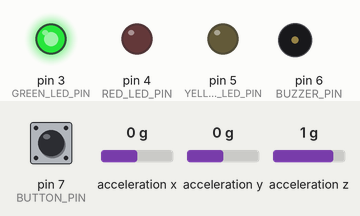
This sketch was run on a simulated Arduino Uno, built with avr-gcc and run on an emulated ATmega328P. Parts: output pins drawn as LEDs (lit = HIGH), buzzer (waves = sounding). Inputs (shaded band) come from the test bench; at power-on: pin 7 (BUTTON_PIN) HIGH, acceleration x 0 g, acceleration y 0 g, acceleration z 1 g. What the sketch prints to the serial monitor is not drawn.

Above: at 1.3 s.
1.4 s: pin 7 (BUTTON_PIN) pulled LOW for 1 s
At 3.1 s:
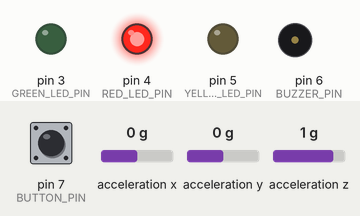
3.9 s: pin 7 (BUTTON_PIN) pulled LOW for 3.2 s
At 6.4 s:
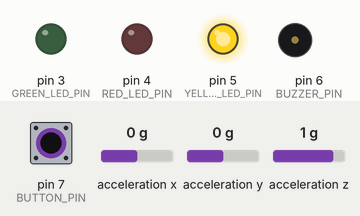
8.6 s: pin 7 (BUTTON_PIN) pulled LOW for 1 s
At 10.8 s:
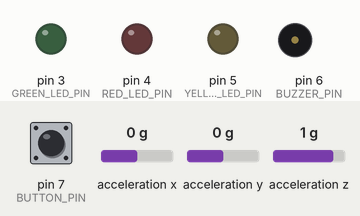
11.8 s: pin 7 (BUTTON_PIN) pulled LOW for 0.6 s
At 12.41 s:
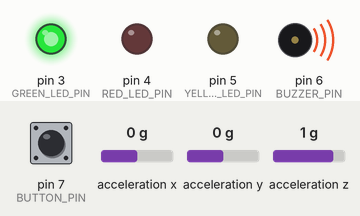
14.0 s: acceleration x set to -0.9 g
15.5 s: acceleration x set to -1.2 g
At 16.6 s:
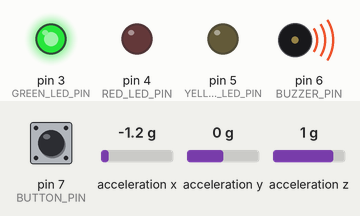
Timing chart, 0 to 18.3 s (numbered marks = the images above; inputs shaded):
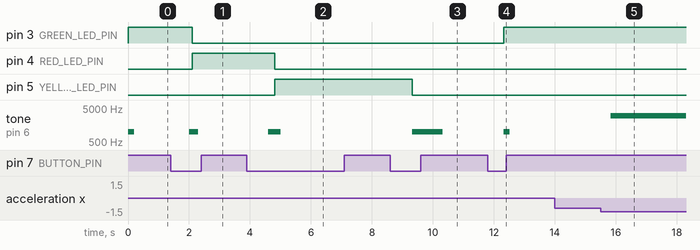

The sketch:

portabeantitheft.ino
```cpp
#include <Wire.h>
#include <Adafruit_Sensor.h>
#include <Adafruit_ADXL345_U.h>
#include <SoftwareSerial.h>

// Pin definitions
#define BUZZER_PIN 6       // Buzzer connected to digital pin 6
#define BUTTON_PIN 7       // Button connected to digital pin 7
#define GREEN_LED_PIN 3  // Green LED for Accelerometer-Only Mode
#define RED_LED_PIN 4    // Red LED for Bluetooth-Only Mode
#define YELLOW_LED_PIN 5 // Yellow LED for Combined Mode

// Accelerometer object
Adafruit_ADXL345_Unified accel = Adafruit_ADXL345_Unified(12345);

// Bluetooth setup
SoftwareSerial BTSerial(10, 11); // RX (pin 10) | TX (pin 11)

// Mode enumeration
enum Mode { ACCELEROMETER_ONLY, BLUETOOTH_ONLY, COMBINED, DISABLED };
Mode currentMode = ACCELEROMETER_ONLY;

// Variables for Bluetooth connection
unsigned long lastHeartbeatTime = 0;
const unsigned long heartbeatTimeout = 10000; // 10-second timeout
bool isConnected = false;

// Button debouncing variables
unsigned long lastDebounceTime = 0;
const unsigned long debounceDelay = 50; // Debounce delay in milliseconds
int buttonState = HIGH;
int lastButtonState = HIGH;

void setup() {
    Serial.begin(9600);

    // Initialize buzzer
    pinMode(BUZZER_PIN, OUTPUT);
    digitalWrite(BUZZER_PIN, LOW); // Start with buzzer off

    // Initialize LEDs
    pinMode(GREEN_LED_PIN, OUTPUT);
    pinMode(RED_LED_PIN, OUTPUT);
    pinMode(YELLOW_LED_PIN, OUTPUT);
    digitalWrite(GREEN_LED_PIN, LOW);
    digitalWrite(RED_LED_PIN, LOW);
    digitalWrite(YELLOW_LED_PIN, LOW);


    // Initialize accelerometer
    if (!accel.begin()) {
        Serial.println("ADXL345 not detected. Check wiring!");
        while (1);
    }
    accel.setRange(ADXL345_RANGE_16_G); // Set sensitivity

    // Initialize Bluetooth
    BTSerial.begin(9600);

    // Initialize button
    pinMode(BUTTON_PIN, INPUT_PULLUP);

    // Play initial mode feedback
    playModeFeedback();
    updateLEDs(); // Update LEDs based on the initial mode
}

void loop() {
    // Check button press to cycle modes
    int reading = digitalRead(BUTTON_PIN);

    // Debounce the button
    if (reading != lastButtonState) {
        lastDebounceTime = millis();
    }

    if ((millis() - lastDebounceTime) > debounceDelay) {
        if (reading != buttonState) {
            buttonState = reading;

            // If the button is pressed (LOW), cycle modes
            if (buttonState == LOW) {
                currentMode = (Mode)((currentMode + 1) % 4); // Cycle through modes
                playModeFeedback(); // Play feedback beep for the new mode
                updateLEDs();
            }
        }
    }

    lastButtonState = reading;

    // Execute current mode
    switch (currentMode) {
        case ACCELEROMETER_ONLY:
            monitorAccelerometer();
            break;
        case BLUETOOTH_ONLY:
            monitorBluetooth();
            break;
        case COMBINED:
            monitorAccelerometer();
            monitorBluetooth();
            break;
        case DISABLED:
            // Do nothing (both alarms disabled)
            break;
    }

    delay(500); // Small delay to reduce CPU usage
}

void monitorAccelerometer() {
    sensors_event_t event;
    accel.getEvent(&event);

    // Detect sudden movement
    if (abs(event.acceleration.x) > 10 || abs(event.acceleration.y) > 10 || abs(event.acceleration.z) > 10) {
        Serial.println("🚨 Motion Detected! Activating Alarm...");
        tone(BUZZER_PIN, 3000);
        delay(50000);
        noTone(BUZZER_PIN); // Stop sound
    }
}

void monitorBluetooth() {
    // Check if data is available from the HC-05
    if (BTSerial.available()) {
        char data = BTSerial.read(); // Read data from HC-05

        // Check if the data is a heartbeat signal
        if (data == 'H') {
            if (!isConnected) {
                isConnected = true; // Update connection status
                Serial.println("Bluetooth Connected!");
                noTone(BUZZER_PIN); // Stop the buzzer when connection is restored
            }
            lastHeartbeatTime = millis(); // Update last heartbeat time
        }
    }

    // Check if the connection is lost
    if (isConnected && millis() - lastHeartbeatTime > heartbeatTimeout) {
        isConnected = false; // Update connection status
        Serial.println("Bluetooth Disconnected! Activating Alarm...");
        tone(BUZZER_PIN, 3000); // Continuously sound the buzzer
    }
}

void playModeFeedback() {
    switch (currentMode) {
        case ACCELEROMETER_ONLY:
            tone(BUZZER_PIN, 1000, 200); // One short beep
            Serial.println("Accelerometer Mode");
            break;
        case BLUETOOTH_ONLY:
            tone(BUZZER_PIN, 1000, 200); // Two short beeps
            delay(100);
            tone(BUZZER_PIN, 1000, 200);
            Serial.println("Bluetooth Mode");
            break;
        case COMBINED:
            tone(BUZZER_PIN, 1000, 200); // Three short beeps
            delay(100);
            tone(BUZZER_PIN, 1000, 200);
            delay(100);
            tone(BUZZER_PIN, 1000, 200);
            Serial.println("Combined Mode");
            break;
        case DISABLED:
            tone(BUZZER_PIN, 1000, 1000); // One long beep
            Serial.println("Disabled");
            break;

    }
}

void updateLEDs() {
    // Turn off all LEDs
    digitalWrite(GREEN_LED_PIN, LOW);
    digitalWrite(RED_LED_PIN, LOW);
    digitalWrite(YELLOW_LED_PIN, LOW);

    // Turn on the appropriate LED based on the current mode
    switch (currentMode) {
        case ACCELEROMETER_ONLY:
            digitalWrite(GREEN_LED_PIN, HIGH); // Green LED for Accelerometer-Only Mode
            break;
        case BLUETOOTH_ONLY:
            digitalWrite(RED_LED_PIN, HIGH); // Red LED for Bluetooth-Only Mode
            break;
        case COMBINED:
            digitalWrite(YELLOW_LED_PIN, HIGH); // Yellow LED for Combined Mode
            break;
        case DISABLED:
            // No LED for Disabled Mode
            break;
    }
}
```

Measured:
- after the input at 1.4 s, pin 3 (GREEN_LED_PIN): HIGH → LOW after 0.71 s; pin 4 (RED_LED_PIN): LOW → HIGH after 0.71 s; tone on pin 6 (BUZZER_PIN): silent → 1000 Hz after 0.61 s, → silent 0.30 s later
- after the input at 3.9 s, pin 4 (RED_LED_PIN): HIGH → LOW after 0.91 s; pin 5 (YELLOW_LED_PIN): LOW → HIGH after 0.91 s; tone on pin 6 (BUZZER_PIN): silent → 1000 Hz after 0.71 s, → silent 0.40 s later
- after the input at 8.6 s, pin 5 (YELLOW_LED_PIN): HIGH → LOW after 0.72 s; tone on pin 6 (BUZZER_PIN): silent → 1000 Hz after 0.72 s, → silent 1.0 s later
- after the input at 11.8 s, pin 3 (GREEN_LED_PIN): LOW → HIGH after 0.52 s; tone on pin 6 (BUZZER_PIN): silent → 1000 Hz after 0.52 s, → silent 0.20 s later
- after the input at 14.0 s, every drawn part: stays the same
- after the input at 15.5 s, tone on pin 6 (BUZZER_PIN): silent → 3000 Hz after 0.33 s
